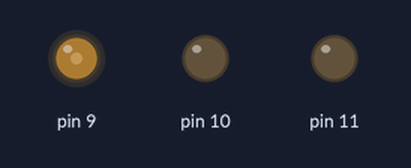
This sketch was run on a simulated Arduino Uno, built with avr-gcc and run on an emulated ATmega328P. Shown: output pins drawn as LEDs (lit = HIGH).

Above: at 0.1 s.
Timing chart, 0 to 1.6 s (numbered marks = the images above):
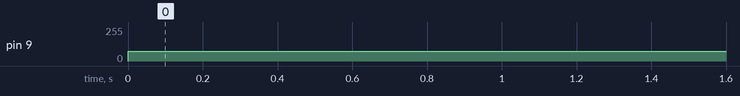

The sketch:

pwm.ino
```cpp
void setup() {
  // put your setup code here, to run once:
pinMode(9,OUTPUT);
pinMode(10,OUTPUT);
pinMode(11,OUTPUT);
}

void loop() {
  // put your main code here, to run repeatedly:
analogWrite(9,75);
digitalWrite(10,LOW);
digitalWrite(11,LOW);
}
```

Measured:
- by itself, pin 9: 0/255 → 75/255 at 0.00 s
